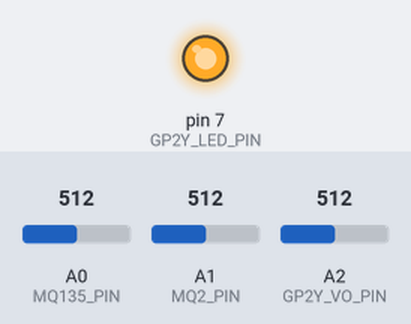
The sketch below on a simulated Arduino Uno, built with avr-gcc and run on an emulated ATmega328P. Parts: output pins drawn as LEDs (lit = HIGH). Inputs (shaded band) come from the test bench; at power-on: A0 (MQ135_PIN) = 512, A1 (MQ2_PIN) = 512, A2 (GP2Y_VO_PIN) = 512. What the sketch prints to the serial monitor is not drawn.

Above: at 0.1 s.
Timing chart, 0 to 1.6 s (numbered marks = the images above):
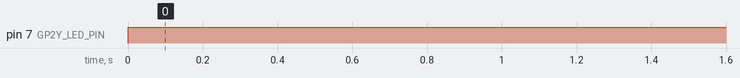

The sketch:

Arduino_Code.ino
```cpp
// Pines de los sensores
#define MQ135_PIN A0         // Define el pin analógico A0 para el sensor MQ135 (calidad del aire)
#define MQ2_PIN   A1         // Define el pin analógico A1 para el sensor MQ2 (gas inflamable/humo)
#define GP2Y_LED_PIN 7       // Define el pin digital 7 para controlar el LED del sensor de polvo GP2Y
#define GP2Y_VO_PIN  A2      // Define el pin analógico A2 para leer la salida del sensor de polvo GP2Y

void setup() {
  pinMode(GP2Y_LED_PIN, OUTPUT); // Configura el pin del LED del sensor de polvo como salida
  Serial.begin(115200);          // Inicia la comunicación serial a 115200 baudios para enviar datos (por ejemplo, a una Heltec ESP32)
}

void loop() {
  // Leer valores analógicos de los sensores MQ135 y MQ2
  int mq135_value = analogRead(MQ135_PIN); // Lee el valor del sensor MQ135 (contaminación del aire)
  int mq2_value   = analogRead(MQ2_PIN);   // Lee el valor del sensor MQ2 (humo/gases)

  // Activar el LED del sensor de polvo para iniciar la medición
  digitalWrite(GP2Y_LED_PIN, LOW);     // Enciende el LED del sensor GP2Y (activo en bajo)
  delayMicroseconds(280);             // Espera 280 microsegundos (tiempo recomendado por el fabricante para la lectura)
  int dust_value = analogRead(GP2Y_VO_PIN); // Lee la salida del sensor de polvo mientras el LED está encendido
  delayMicroseconds(40);              // Espera 40 microsegundos adicionales para estabilización
  digitalWrite(GP2Y_LED_PIN, HIGH);   // Apaga el LED del sensor de polvo (se apaga después de la lectura)

  // Enviar todos los datos como un objeto JSON por el puerto serial
  Serial.print("{\"mq135\":");        // Imprime el nombre del campo "mq135"
  Serial.print(mq135_value);          // Imprime el valor leído del MQ135
  Serial.print(",\"mq2\":");          // Imprime el nombre del campo "mq2"
  Serial.print(mq2_value);            // Imprime el valor leído del MQ2
  Serial.print(",\"dust\":");         // Imprime el nombre del campo "dust"
  Serial.print(dust_value);           // Imprime el valor leído del sensor de polvo
  Serial.println("}");                // Cierra el objeto JSON y realiza un salto de línea

  delay(1000); // Espera 1 segundo antes de realizar otra lectura
}
```

Measured:
- by itself, pin 7 (GP2Y_LED_PIN): LOW → HIGH at 0.00 s
